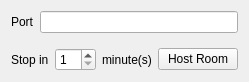
<?xml version="1.0" encoding="UTF-8"?>
<ui version="4.0">
 <class>HostRoom</class>
 <widget class="QWidget" name="HostRoom">
  <property name="geometry">
   <rect>
    <x>0</x>
    <y>0</y>
    <width>234</width>
    <height>80</height>
   </rect>
  </property>
  <property name="windowTitle">
   <string>Create Room</string>
  </property>
  <layout class="QVBoxLayout" name="verticalLayout_3">
   <item>
    <widget class="QWidget" name="settings" native="true">
     <layout class="QHBoxLayout">
      <property name="leftMargin">
       <number>0</number>
      </property>
      <property name="topMargin">
       <number>0</number>
      </property>
      <property name="rightMargin">
       <number>0</number>
      </property>
      <item>
       <layout class="QFormLayout" name="formLayout">
        <property name="labelAlignment">
         <set>Qt::AlignRight|Qt::AlignTrailing|Qt::AlignVCenter</set>
        </property>
        <item row="0" column="0">
         <widget class="QLabel" name="label_4">
          <property name="text">
           <string>Port</string>
          </property>
         </widget>
        </item>
        <item row="0" column="1">
         <widget class="QLineEdit" name="port">
          <property name="inputMethodHints">
           <set>Qt::ImhDigitsOnly</set>
          </property>
          <property name="maxLength">
           <number>5</number>
          </property>
         </widget>
        </item>
       </layout>
      </item>
     </layout>
    </widget>
   </item>
   <item>
    <layout class="QHBoxLayout" name="horizontalLayout_2">
     <item>
      <widget class="QLabel" name="label_7">
       <property name="text">
        <string>Stop in</string>
       </property>
      </widget>
     </item>
     <item>
      <widget class="QSpinBox" name="minutes_spinbox">
       <property name="minimum">
        <number>1</number>
       </property>
       <property name="maximum">
        <number>60</number>
       </property>
      </widget>
     </item>
     <item>
      <widget class="QLabel" name="label_8">
       <property name="text">
        <string>minute(s)</string>
       </property>
      </widget>
     </item>
     <item>
      <spacer name="horizontalSpacer_2">
       <property name="orientation">
        <enum>Qt::Horizontal</enum>
       </property>
       <property name="sizeHint" stdset="0">
        <size>
         <width>40</width>
         <height>20</height>
        </size>
       </property>
      </spacer>
     </item>
     <item>
      <widget class="QPushButton" name="host">
       <property name="text">
        <string>Host Room</string>
       </property>
      </widget>
     </item>
    </layout>
   </item>
  </layout>
 </widget>
 <resources/>
 <connections/>
</ui>
